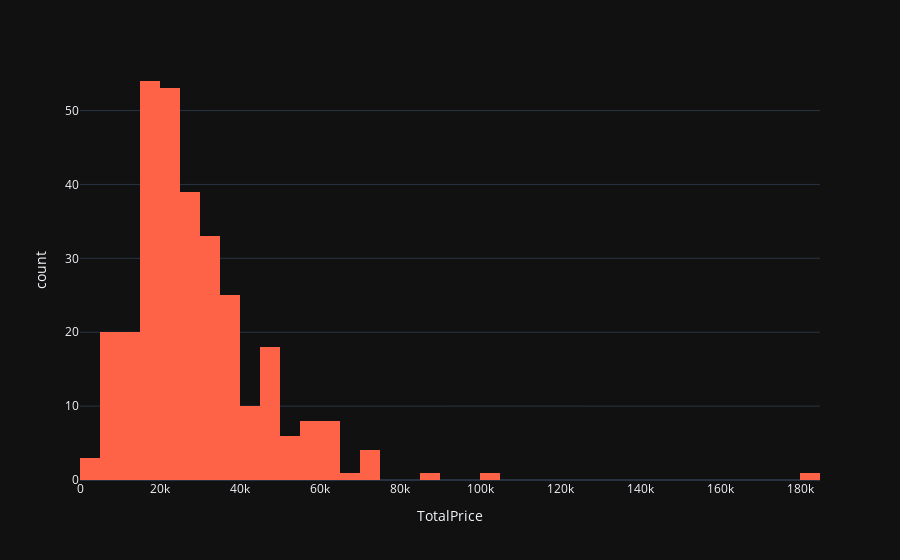

Notebook code for this chart:
### Code cell
px.histogram(
    retail_perday,
    x=total_price,
    nbins=40,
    color_discrete_sequence=['tomato']
)

### Figure 1 — Plotly figure (JSON) as saved in the notebook; plotly's stock layout.template omitted (floating-point values rounded to 4 significant figures; data arrays with more than 128 entries replaced by an {"elided": "..."} marker saying what was removed)
{"data": [{"bingroup": "x", "hovertemplate": "TotalPrice=%{x}<br>count=%{y}<extra></extra>", "legendgroup": "", "marker": {"color": "tomato", "pattern": {"shape": ""}}, "name": "", "nbinsx": 40, "orientation": "v", "showlegend": false, "type": "histogram", "x": {"elided": "305 float values"}, "xaxis": "x", "yaxis": "y"}], "layout": {"barmode": "relative", "legend": {"tracegroupgap": 0}, "margin": {"t": 60}, "xaxis": {"anchor": "y", "domain": [0, 1], "title": {"text": "TotalPrice"}}, "yaxis": {"anchor": "x", "domain": [0, 1], "title": {"text": "count"}}}}
